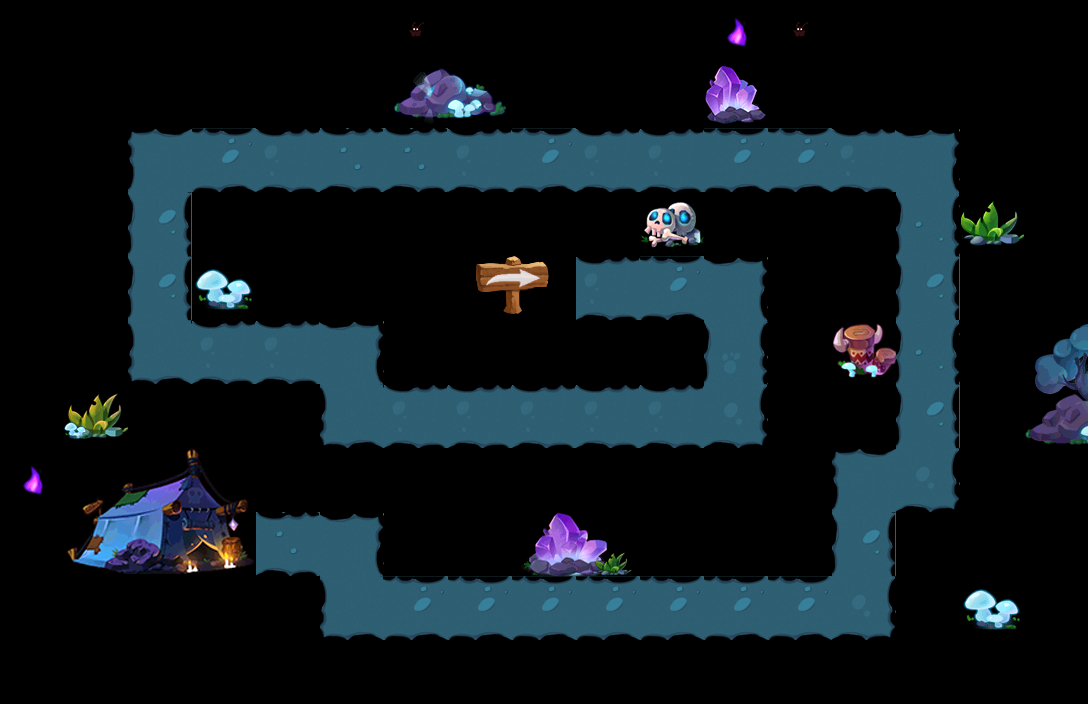

This is a level from a 2D game, rendered from its Tiled map with the project's own tilesets. A one-line summary and the map file follow, with tile-layer data summarised:
An orthogonal 17x11 tile map with 64x64 px tiles, 1 tile layer (Layer1) and 13 objects.

<map version="1.0" orientation="orthogonal" renderorder="right-down" width="17" height="11" tilewidth="64" tileheight="64" nextobjectid="17">
 <tileset firstgid="1" name="Map_02" tilewidth="64" tileheight="64" tilecount="70">
  <image source="Map_02.png" width="640" height="449" />
  <tile id="69">
   <properties>
    <property name="canBuild" value="1" />
   </properties>
  </tile>
 </tileset>
 <layer name="Layer1" width="17" height="11">
  <data>[187 cells, 125 non-empty, 33 distinct tile ids]</data>
 </layer>
 <objectgroup name="Obj1">
  <object id="1" x="608" y="288" />
  <object id="2" x="744" y="290" />
  <object id="3" x="730" y="414" />
  <object id="4" x="349" y="417" />
  <object id="5" x="353" y="350" />
  <object id="6" x="149" y="359" />
  <object id="7" x="163" y="163" />
  <object id="8" x="929" y="159" />
  <object id="9" x="933" y="472" />
  <object id="10" x="858" y="475" visible="0" />
  <object id="11" x="864" y="605" />
  <object id="15" x="352" y="604" width="5" height="12" />
  <object id="16" x="351" y="545" />
 </objectgroup>
</map>